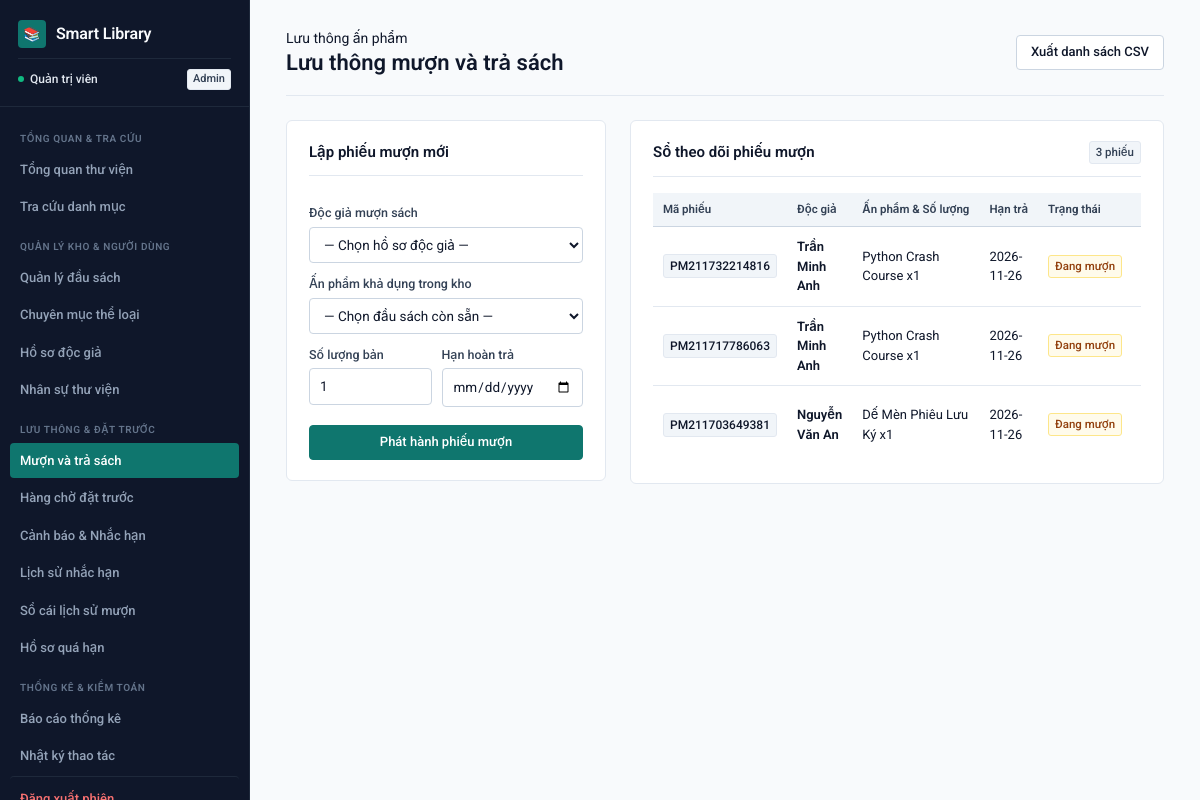
Screenshot of /loans (signed in) with the database file from the repository.
### tables this page shows
CREATE TABLE employees(
        id INTEGER PRIMARY KEY AUTOINCREMENT,
        code TEXT NOT NULL UNIQUE,
        name TEXT NOT NULL,
        username TEXT NOT NULL UNIQUE,
        password TEXT NOT NULL,
        role TEXT NOT NULL DEFAULT 'Nhân viên'
    );

CREATE TABLE loans(
        id INTEGER PRIMARY KEY AUTOINCREMENT,
        code TEXT NOT NULL UNIQUE,
        reader_id INTEGER NOT NULL,
        employee_id INTEGER NOT NULL,
        borrow_date TEXT NOT NULL,
        due_date TEXT NOT NULL,
        return_date TEXT,
        status TEXT NOT NULL DEFAULT 'Đang mượn',
        FOREIGN KEY(reader_id) REFERENCES readers(id) ON DELETE RESTRICT,
        FOREIGN KEY(employee_id) REFERENCES employees(id) ON DELETE RESTRICT
    );

### backend/routes/loans.py (the view, shortened to what this page needs)
@app.route("/loans", methods=["GET","POST"])
@login_required
def loans():
    conn=db()
    rows=conn.execute("""
      SELECT l.*,r.name reader,e.name employee,
             GROUP_CONCAT(b.title || ' x' || li.quantity, ', ') books
      FROM loans l JOIN readers r ON r.id=l.reader_id JOIN employees e ON e.id=l.employee_id
      JOIN loan_items li ON li.loan_id=l.id JOIN books b ON b.id=li.book_id
      GROUP BY l.id ORDER BY l.id DESC
    """).fetchall()
    books=conn.execute("SELECT * FROM books WHERE available>0 ORDER BY title").fetchall()
    readers=conn.execute("SELECT * FROM readers ORDER BY name").fetchall()
    conn.close(); return render_template("loans.html",loans=rows,books=books,readers=readers,today=date.today().isoformat())

### backend/api/common.py (called while the page is built)
@app.before_request
def protect_json_writes():
    if request.path.startswith("/api/") and request.method in ("POST", "PUT", "PATCH", "DELETE"):
        origin = request.headers.get("Origin")
        if origin:
            parsed = urlparse(origin)
            allowed = {"127.0.0.1", "localhost"}
            if parsed.hostname not in allowed or parsed.port not in (5001, 5173):
                return fail("Origin không hợp lệ.", 403)
        if not request.is_json:
            return fail("Yêu cầu JSON.", 415)

### backend/core.py (called while the page is built)
@app.context_processor
def inject():
    return {
        "logged_in": "employee_id" in session,
        "employee_name": session.get("employee_name"),
    }

### backend/database.py (called while the page is built)
def db():
    conn = sqlite3.connect(DB)
    conn.row_factory = sqlite3.Row
    conn.execute("PRAGMA foreign_keys=ON")
    return conn

### frontend/templates/admin/loans.html (shortened to what this page needs)
{% extends 'base.html' %}
{% block content %}
<header class="page-header">
  <div>
    <span class="page-kicker">Lưu thông ấn phẩm</span>
    <h1>Lưu thông mượn và trả sách</h1>
  </div>
  <div class="actions">
    <a class="btn secondary" href="{{ url_for('export_csv', kind='loans') }}">Xuất danh sách CSV</a>
  </div>
</header>
<div class="split-layout">
  <form method="post" class="panel sticky-col form-stack">
    <div class="panel-header">
      <h2>Lập phiếu mượn mới</h2>
    </div>
    <label>
      Độc giả mượn sách
      <select name="reader_id" required>
        <option value="">— Chọn hồ sơ độc giả —</option>
      </select>
    </label>
    <label>
      Ấn phẩm khả dụng trong kho
      <select name="book_id" required>
        <option value="">— Chọn đầu sách còn sẵn —</option>
      </select>
    </label>
    <div style="display: grid; grid-template-columns: 1fr 1fr; gap: 10px;">
      <label>
        Số lượng bản
        <input type="number" name="quantity" min="1" value="1" required>
      </label>
      <label>
        Hạn hoàn trả
        <input type="date" name="due_date" min="{{ today }}" required>
      </label>
    </div>
    <button type="submit" class="btn primary" style="margin-top: 6px;">Phát hành phiếu mượn</button>
  </form>
  <section class="panel">
    <div class="panel-header">
      <h2>Sổ theo dõi phiếu mượn</h2>
      <span class="tag neutral">{{ loans|length }} phiếu</span>
    </div>
    <div class="table-responsive">
      <table>
        <thead>
          <tr>
            <th style="width: 135px;">Mã phiếu</th>
            <th>Độc giả</th>
            <th>Ấn phẩm &amp; Số lượng</th>
            <th style="width: 110px;">Hạn trả</th>
            <th style="width: 110px;">Trạng thái</th>
            <th style="width: 185px;">Nghiệp vụ</th>
          </tr>
        </thead>
        <tbody>
          {% for l in loans %}
          <tr>
            <td><span class="code-cell">{{ l.code }}</span></td>
            <td style="font-weight: 600;">{{ l.reader }}</td>
            <td>{{ l.books }}</td>
            <td class="mono">{{ l.due_date }}</td>
            <td>
              <span class="tag {% if l.status == 'Đã trả' %}neutral{% elif l.due_date < today %}bad{% else %}warn{% endif %}">{{ l.status }}</span>
            </td>
            <td>
            </td>
          </tr>
          {% else %}
          <tr>
            <td colspan="6" class="empty-state">Chưa phát sinh phiếu mượn nào.</td>
          </tr>
          {% endfor %}
        </tbody>
      </table>
    </div>
  </section>
</div>
{% endblock %}

### frontend/templates/layouts/base.html (shortened to what this page needs)
<!doctype html>
<html lang="vi">
<head>
  <link rel="stylesheet" href="{{ url_for('static', filename='style.css') }}">
</head>
<body>
  {% if logged_in %}
  <aside id="appSidebar">
    <div class="brand-block">
      <div class="brand-title">
        <span class="brand-icon">📚</span>
        <h2>Smart Library</h2>
      </div>
      <div class="operator-meta">
        <span class="operator-badge">
          <i class="operator-dot"></i>
          {{ employee_name }}
        </span>
        <span class="tag neutral" style="font-size: 11px; padding: 1px 5px;">{{ session.get('role', 'Nhân viên') }}</span>
      </div>
    </div>
    <nav class="nav-scroll">
      <span class="nav-category">Tổng quan & Tra cứu</span>
      <a href="{{ url_for('dashboard') }}" class="{% if request.endpoint == 'dashboard' %}active{% endif %}">
        <span>Tổng quan thư viện</span>
      </a>
      <a href="{{ url_for('catalog') }}" class="{% if request.endpoint == 'catalog' %}active{% endif %}">
        <span>Tra cứu danh mục</span>
      </a>
      <span class="nav-category">Quản lý kho & Người dùng</span>
      <a href="{{ url_for('books') }}" class="{% if request.endpoint == 'books' %}active{% endif %}">
        <span>Quản lý đầu sách</span>
      </a>
      <a href="{{ url_for('categories') }}" class="{% if request.endpoint == 'categories' %}active{% endif %}">
        <span>Chuyên mục thể loại</span>
      </a>
      <a href="{{ url_for('readers') }}" class="{% if request.endpoint == 'readers' %}active{% endif %}">
        <span>Hồ sơ độc giả</span>
      </a>
      {% if session.get('role') == 'Admin' %}
      <a href="{{ url_for('employees') }}" class="{% if request.endpoint == 'employees' %}active{% endif %}">
        <span>Nhân sự thư viện</span>
      </a>
      {% endif %}
      <span class="nav-category">Lưu thông & Đặt trước</span>
      <a href="{{ url_for('loans') }}" class="{% if request.endpoint == 'loans' %}active{% endif %}">
        <span>Mượn và trả sách</span>
      </a>
      <a href="{{ url_for('reservations') }}" class="{% if request.endpoint == 'reservations' %}active{% endif %}">
        <span>Hàng chờ đặt trước</span>
      </a>
      <a href="{{ url_for('alerts') }}" class="{% if request.endpoint == 'alerts' %}active{% endif %}">
        <span>Cảnh báo & Nhắc hạn</span>
      </a>
      <a href="{{ url_for('reminder_history') }}" class="{% if request.endpoint == 'reminder_history' %}active{% endif %}">
        <span>Lịch sử nhắc hạn</span>
      </a>
      <a href="{{ url_for('history') }}" class="{% if request.endpoint == 'history' %}active{% endif %}">
        <span>Sổ cái lịch sử mượn</span>
      </a>
      <a href="{{ url_for('overdue') }}" class="{% if request.endpoint == 'overdue' %}active{% endif %}">
        <span>Hồ sơ quá hạn</span>
      </a>
      <span class="nav-category">Thống kê & Kiểm toán</span>
      <a href="{{ url_for('reports') }}" class="{% if request.endpoint == 'reports' %}active{% endif %}">
        <span>Báo cáo thống kê</span>
      </a>
      <a href="{{ url_for('activity') }}" class="{% if request.endpoint == 'activity' %}active{% endif %}">
        <span>Nhật ký thao tác</span>
      </a>
      <a href="{{ url_for('logout') }}" class="nav-logout">
        <span>Đăng xuất phiên</span>
      </a>
    </nav>
  </aside>
  {% endif %}
  <main>
    {% block content %}{% endblock %}
  </main>
</body>
</html>

### rows the page displays
employees: name "Quản trị viên"
loans: code "PM211732214816", reader "Trần Minh Anh", books "Python Crash Course x1", due_date "2026-11-26", status "Đang mượn"
loans: code "PM211717786063", reader "Trần Minh Anh", books "Python Crash Course x1", due_date "2026-11-26", status "Đang mượn"
loans: code "PM211703649381", reader "Nguyễn Văn An", books "Dế Mèn Phiêu Lưu Ký x1", due_date "2026-11-26", status "Đang mượn"

### other values shown
{{ session.get('role', 'Nhân viên') }} "Admin"
{{ loans|length }} "3"
